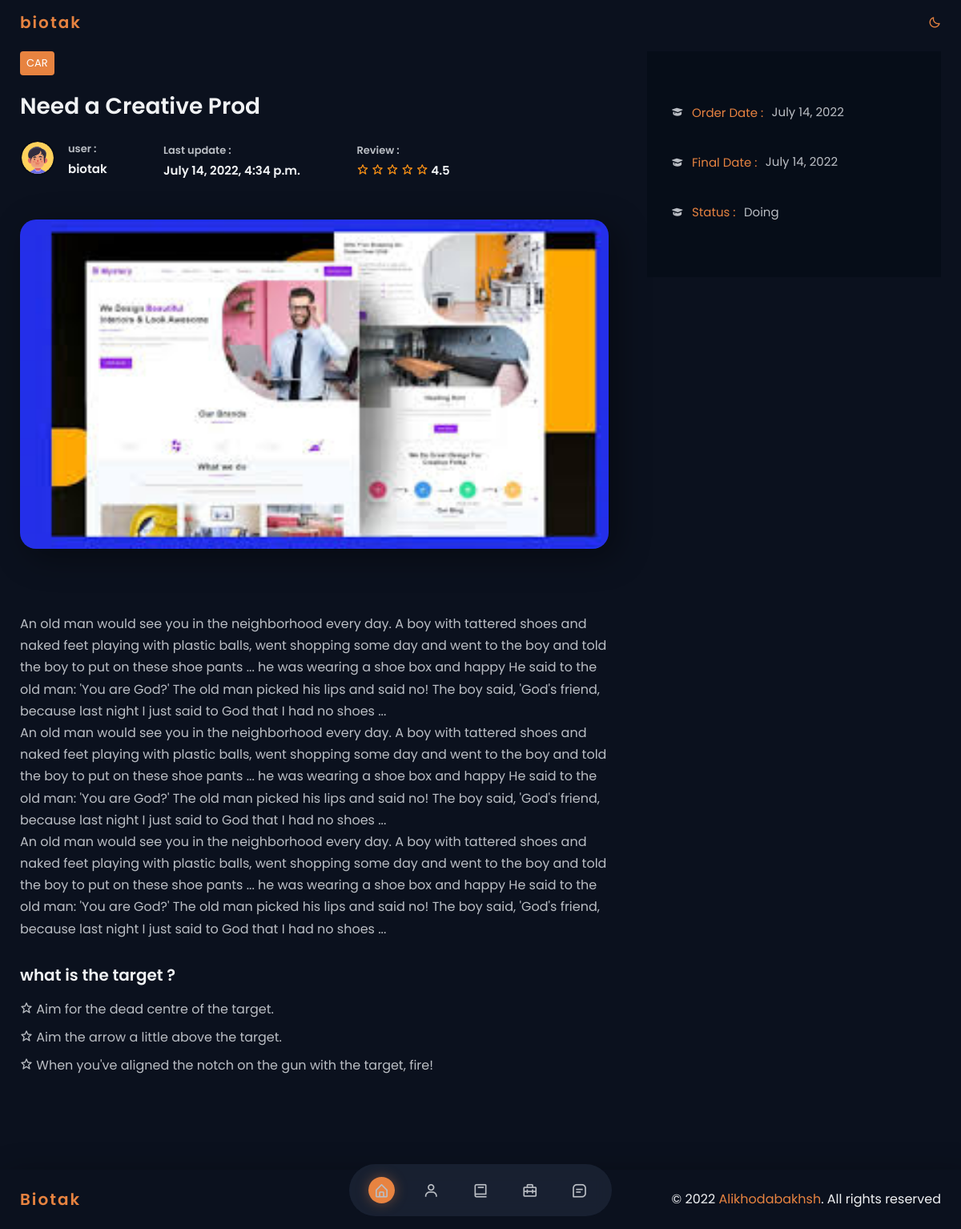
/portfolio/javascript, run on the app's committed database.
### portfolio/models.py (models this page shows, shortened)
class UserProfile(models.Model):
    class Meta:
        verbose_name_plural = 'User Profiles'
        verbose_name = 'User Profile'
    user = models.OneToOneField(User, on_delete=models.CASCADE)
    avatar = models.FileField(blank=True, null=True, upload_to="avatar/")
    job = models.CharField(max_length=80, blank=True, null=True)
    bio = models.CharField(max_length=200, blank=True, null=True)
    cv = models.FileField(blank=True, null=True, upload_to="cv/")
    phone = models.CharField(max_length=11, blank=True, null=True)
    email = models.CharField(max_length=50, blank=True, null=True)
    address = models.CharField(max_length=200, blank=True, null=True)
    skills = models.ManyToManyField(Skill, blank=True)
    about_me = models.OneToOneField(
        AboutMe, on_delete=models.CASCADE, blank=True, null=True)
    github = models.URLField(blank=True, null=True)
    linkedin = models.URLField(blank=True, null=True)
    facebook = models.URLField(blank=True, null=True)
    twitter = models.URLField(blank=True, null=True)
    instagram = models.URLField(blank=True, null=True)

class Portfolio(models.Model):
    class Meta:
        verbose_name_plural = 'Portfolio'
        verbose_name = 'Portfolio'
        ordering = ["name"]
    name = models.CharField(max_length=20, blank=True, null=True)
    title = models.CharField(max_length=20, blank=True, null=True)
    sub_title = models.CharField(max_length=20, blank=True, null=True)
    slug = models.SlugField(null=False, unique=True)
    description = models.CharField(max_length=500, blank=True, null=True)
    body = RichTextField(blank=True, null=True)
    image = models.ImageField(blank=True, null=True, upload_to="portfolio")
    order_date = models.DateTimeField(auto_now_add=True, blank=True, null=True)
    final_date = models.DateTimeField(auto_now=True, blank=True, null=True)
    status = models.CharField(max_length=20, choices=STATUS )
    tag = models.CharField(max_length=20, blank=True, null=True)
    is_active = models.BooleanField(default=True)

### portfolio/views.py (the view)
# urls.py: path('portfolio/<slug:slug>', PortfolioDetailView.as_view(), name="portfolio-detail"),
class PortfolioDetailView(DetailView):
	model = Portfolio
	template_name = "portfolio-detail.html"

### config/context_processors.py (called while the page is built)
def project_context(request):
    context = {
        'me' : User.objects.first(),
    }
    return context

### templates/portfolio-detail.html (shortened to what this page needs)
{% extends 'base.html' %}
{% load static %}
{% block content %}
<section class="portfolio-detail section" id="portfolio-detail">
	<div class="details-container container grid ">
		<div class="details-group">
            <div class="details-tag">{{ object.tag }}</div>
            <h3 class="details-title"> {{ object.title }} </h3>
            <div class="details-meta">
                <div class="details-portfolio">
                    <img src="{{ me.userprofile.avatar.url }}" alt="{{ me.userprofile.avatar.url }}" class="details-portfolio-img">
                    <div class="details-data">
                        <span class="details-subtitle">user : </span>
                        <h3 class="details-data-title">{{ me.userprofile.user }}</h3>
                    </div>
                </div>
                <div class="details-update">
                    <span class="details-subtitle">Last update : </span>
                    <h3 class="details-data-title"> {{ object.final_date }} </h3>
                </div>
                <div class="details-rating">
                    <span class="details-subtitle">Review : </span>
                    <h3 class="details-data-title">
                        <i class='bx bx-star'></i>
                        <i class='bx bx-star'></i>
                        <i class='bx bx-star'></i>
                        <i class='bx bx-star'></i>
                        <i class='bx bx-star'></i>
                        <span class="review">4.5</span>
                    </h3>
                </div>
            </div>
            <img src="{{ object.image.url }}" alt="image-" class="details-img">
            <div class="portfolio-description">
                <p class="portfolio-description-details">
                    {{ object.body|safe }}
                </p>
                <div class="description-list">
                    <h3 class="description-list-title"> what is the target ? </h3>
                    <div class="description-list-details">
                        <p class="description-list-data">
                            <i class='bx bx-star details-icon'></i>
                            Aim for the dead centre of the target.
                        </p>
                        <p class="description-list-data">
                            <i class='bx bx-star details-icon'></i>
                            Aim the arrow a little above the target.
                        </p>
                        <p class="description-list-data">
                            <i class='bx bx-star details-icon'></i>
                            When you've aligned the notch on the gun with the target, fire!
                        </p>
                    </div>
                </div>
            </div>
        </div>
        <div class="introduction">
            <div class="introduction-content">
                <div class="introduction-group">
                    <i class='bx bxs-graduation introduction-icon'></i>
                    <h3 class="introduction-info"><span> Order Date :</span>  {{ object.order_date|date }}</h3>
                </div>
                <div class="introduction-group">
                    <i class='bx bxs-graduation introduction-icon'></i>
                    <h3 class="introduction-info"><span> Final Date :</span>  {{ object.final_date|date }}</h3>
                </div>
                <div class="introduction-group">
                    <i class='bx bxs-graduation introduction-icon'></i>
                    <h3 class="introduction-info"><span> Status :</span>  {{ object.status }} </h3>
                </div>
            </div>
        </div>
	</div>
</section>
{% include 'footer.html' %}
{% endblock content %}

### templates/header.html
{% load static %}
  <header class="header" id="header">
    <nav class="nav container">
        <a href="{% url 'portfolio:home' %}" class=" nav__logo ">{{ me.userprofile.user }}</a>
        <div class="nav__menu">
            <ul class="nav__list">
                <li class="nav__item">
                    <a href="#home" class="nav__link active-link">
                        <i class='bx bx-home-alt'></i>
                    </a>
                </li>
                <li class="nav__item">
                    <a href="#about" class="nav__link">
                        <i class='bx bx-user'></i>
                    </a>
                </li>
                <li class="nav__item">
                    <a href="#services" class="nav__link">
                        <i class='bx bx-book'></i>
                    </a>
                </li>
                <li class="nav__item">
                    <a href="#resume" class="nav__link">
                        <i class='bx bx-briefcase-alt-2'></i>
                    </a>
                </li>
                <li class="nav__item">
                    <a href="#portfolio" class="nav__link">
                        <i class='bx bx-message-square-detail'></i>
                    </a>
                </li>
            </ul>
        </div>
          <i class='bx bx-moon nav__theme change-theme' id="theme-button"></i>
    </nav>
  </header>

### data on the page
Portfolio: tag "CAR", title "Need a Creative Prod", final_date "July 14, 2022, 4:34 p.m.", image (picture), body "An old man would see you in the neighborhood every day. A boy with tattered shoes and naked feet playing with plastic balls, went shopping some day and went to the boy and told the boy to put on these shoe pants ... he was wearing a shoe box and happy He said to the old man: 'You are God?' The old man picked his lips and said no! The boy said, 'God's friend, because last night I just said to God that I had no shoes ... An old man would see you in the neighborhood every day. A boy with tattered shoes and naked feet playing with plastic balls, went shopping some day and went to the boy and told the boy to put on these shoe pants ... he was wearing a shoe box and happy He said to the old man:…", order_date "July 14, 2022", final_date "July 14, 2022", status "Doing"

### other printed values
{{ me.userprofile.user }} "biotak"
